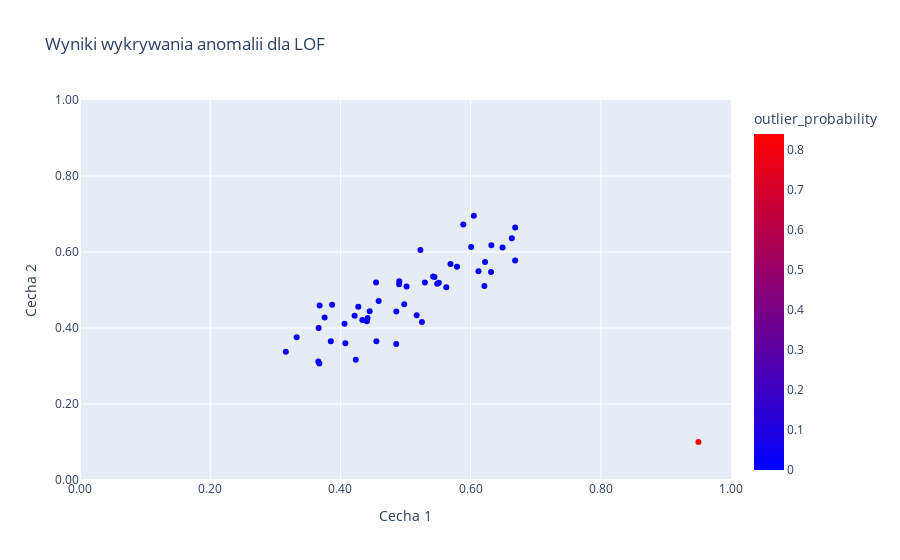

Write notebook code for a chart like this one.
### Code cell
fig = px.scatter(df, x = 'Cecha 1', y = 'Cecha 2', color= 'outlier_probability', color_continuous_scale='Bluered',
                title='Wyniki wykrywania anomalii dla LOF')
fig.update_xaxes(range=[0, 1], tickformat = ',.2f')
fig.update_yaxes(range=[0, 1], tickformat = ',.2f')
fig.show()

### Figure 1 — Plotly figure (JSON) as saved in the notebook; plotly's stock layout.template omitted (floating-point values rounded to 4 significant figures)
{"data": [{"hovertemplate": "Cecha 1=%{x}<br>Cecha 2=%{y}<br>outlier_probability=%{marker.color}<extra></extra>", "legendgroup": "", "marker": {"color": [0.84, 0, 0.02, 0.03, 0.01, 0.02, 0.01, 0.01, 0.04, 0.01, 0.03, 0.04, 0.01, 0, 0.02, 0.01, 0.06, 0.01, 0.01, 0, 0, 0.02, 0, 0.03, 0.01, 0.01, 0.02, 0.01, 0, 0.01, 0.01, 0.01, 0, 0.01, 0.04, 0.01, 0, 0, 0.02, 0.03, 0, 0.02, 0, 0.01, 0, 0.02, 0.04, 0.04, 0.02, 0.01, 0.01], "coloraxis": "coloraxis", "symbol": "circle"}, "mode": "markers", "name": "", "orientation": "v", "showlegend": false, "type": "scatter", "x": [0.95, 0.445, 0.5888, 0.6211, 0.6121, 0.3873, 0.3666, 0.3853, 0.605, 0.4859, 0.3681, 0.4858, 0.5627, 0.4063, 0.6633, 0.6009, 0.5229, 0.4981, 0.4902, 0.5692, 0.5425, 0.3661, 0.4407, 0.4236, 0.4905, 0.4275, 0.3758, 0.4076, 0.5446, 0.4218, 0.6491, 0.6314, 0.4337, 0.5017, 0.3162, 0.6684, 0.5511, 0.5791, 0.3328, 0.4548, 0.5297, 0.6685, 0.5487, 0.4588, 0.4417, 0.4553, 0.5171, 0.5252, 0.3677, 0.6318, 0.6222], "xaxis": "x", "y": [0.1, 0.4442, 0.6723, 0.5108, 0.5491, 0.4613, 0.3997, 0.3652, 0.6955, 0.4434, 0.4591, 0.3576, 0.507, 0.4112, 0.6363, 0.6131, 0.6055, 0.4622, 0.5151, 0.5681, 0.5354, 0.3115, 0.4181, 0.3165, 0.5231, 0.4561, 0.4279, 0.3597, 0.5342, 0.4325, 0.6121, 0.5472, 0.421, 0.5091, 0.3378, 0.5778, 0.519, 0.5614, 0.3754, 0.52, 0.5195, 0.6646, 0.5166, 0.4709, 0.4261, 0.3651, 0.4338, 0.4155, 0.3066, 0.6179, 0.5736], "yaxis": "y"}], "layout": {"coloraxis": {"colorbar": {"title": {"text": "outlier_probability"}}, "colorscale": [[0, "rgb(0,0,255)"], [1, "rgb(255,0,0)"]]}, "legend": {"tracegroupgap": 0}, "title": {"text": "Wyniki wykrywania anomalii dla LOF"}, "xaxis": {"anchor": "y", "domain": [0, 1], "range": [0, 1], "tickformat": ",.2f", "title": {"text": "Cecha 1"}}, "yaxis": {"anchor": "x", "domain": [0, 1], "range": [0, 1], "tickformat": ",.2f", "title": {"text": "Cecha 2"}}}}
